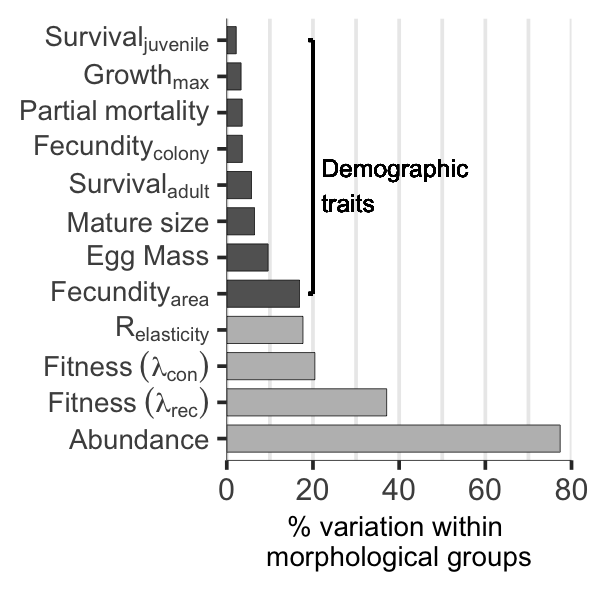

Here is the R script that generated this plot:

vars$type <- ifelse(vars$t %in% dems, "Abundance", ifelse(vars$t=="abundance_05", "Abundance", "Demographic traits"))
#vars$type <- factor(vars$type, levels=c("Demographic traits", "Abundance", "Abundance"))

vars$t[order(vars$within)]
group_name <- c(
expression(Survival[juvenile]), 
expression(Growth[max]), 
expression(Partial~mortality), 
expression(Fecundity[colony]),
expression(Survival[adult]),
expression(Mature~size),
"Egg Mass",
expression(Fecundity[area]), 
expression(R[elasticity]),
expression(Fitness~(lambda[con])),
expression(Fitness~(lambda[rec])),
"Abundance"
)

#pal[1:3]
library("RColorBrewer")
pal <- brewer.pal(n = 3, name = 'Greys')

withinplot <- ggplot(vars, aes(y=reorder(t, -within), x=within))+
#geom_point(aes(col=type))+
geom_bar(stat="Identity", col="black", size=0.1, width=0.75, aes(fill=type))+
scale_x_continuous(expand=c(0,0), limits=c(0,80))+
scale_y_discrete(labels=rev(group_name))+
labs(x="% variation within \nmorphological groups", y="parameter")+
guides(fill="none")+
#coord_cartesian(xlim=c(0,55))+
theme_classic()+
geom_segment(data=NULL, aes(y="f.cm2", yend="survcm", x=20, xend=20))+
geom_segment(data=NULL, aes(y="f.cm2", yend="f.cm2", x=20, xend=19))+
geom_segment(data=NULL, aes(y="survcm", yend="survcm", x=20, xend=19))+
geom_text(data=NULL, aes(y="av.surv", x=22, label="Demographic \ntraits"), size=2.5, hjust=0)+
scale_fill_manual(values=pal[c(2:3)])+
theme(axis.title.y=element_blank(), legend.title=element_blank(), legend.key.width=unit(2, "mm"), legend.key.height=unit(2, "mm"), legend.position=c(0.6, 0.9), 
legend.background=element_blank(),
panel.grid.major.x=element_line(),
panel.grid.minor.x=element_line(),
axis.line=element_line(size=0.1),
legend.text=element_text(size=8),
axis.title.x=element_text(size=8), axis.text.y=element_text(size=8))
withinplot

fig.5 <- withinplot
